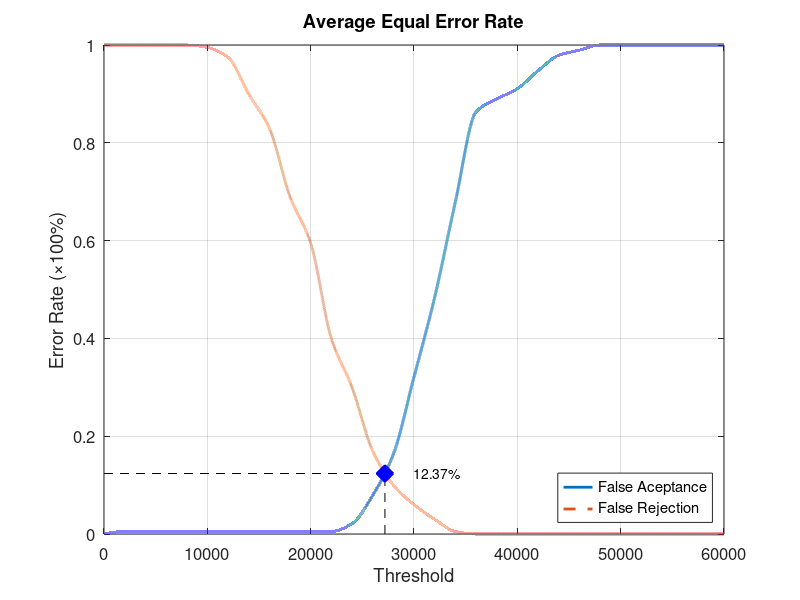
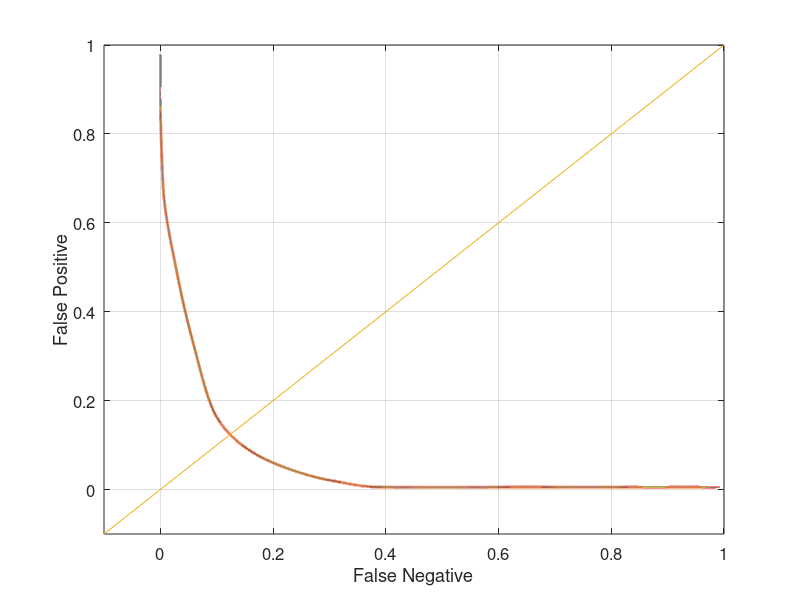

Source code (MATLAB) for these figures, in order:
function yEER = Database3_4
close all;
clear;
clc;
x = 0:2000:60000;
xq = 0:0.5:60000;

y0 = [0 0.00526316 0.00526316 0.00526316 0.00526316 0.00526316 0.00526316 0.00526316 0.00526316 0.00526316 0.00526316 0.00526316 0.0210526 0.0789474 0.163158 0.321053 0.484211 0.678947 0.863158 0.889474 0.910526 0.947368 0.978947 0.989474 1 1 1 1 1 1 1];
yy0 = interp1(x, y0, xq, 'pchip');
y1 = [1 1 1 1 1 0.995 0.975 0.9 0.83 0.69 0.595 0.4 0.3 0.17 0.1 0.06 0.03 0.005 0 0 0 0 0 0 0 0 0 0 0 0 0];
yy1 = interp1(x, y1, xq, 'pchip');

% Calculating EER: 
y2 = abs(y0 - y1);
find(y2 == min(y2))
yy2 = abs(yy0 - yy1);
xEER = find(yy2 == min(yy2));
xEERIndex = xq(xEER) % X-axis EER
yEER = yy0(xEER) % Y-axis EER

main = figure
plot(xq, yy0,'-','LineWidth', 2);	hold on
plot(xq, yy1,'--','LineWidth', 2);	hold on
plot([xEERIndex xEERIndex], [0 yEER], 'k--');	hold on
plot([0 xEERIndex], [yEER yEER], 'k--');	hold on
plot(xEERIndex, yEER, 'bx', 'LineWidth', 10);	hold on
text(xEERIndex + 10 * xEERIndex / 100, yEER, [num2str(round((10000 * yEER)) / 100) '%'])
legend('False Aceptance', 'False Rejection', 'Location', 'SouthEast')
xlabel('Threshold')
ylabel('Error Rate (\times100%)')
title('Average Equal Error Rate')
set(gca, 'FontSize', 12)
axis([0 60000 0 1])
grid on

print(main, 'Database3_4Main', '-dpng');
FNRxFPR = figure('Color', [1 1 1]);
plot(yy1, yy0, '-', yy1, yy0, 'LineWidth', 2);
hold on
y = -0.1:0.1:1
plot(y, y); 
set(gca, 'FontSize', 12)
xlabel('False Negative')
ylabel('False Positive')
axis([-0.1 1 -0.1 1])
set(gca, 'FontSize', 12)
grid on

print(FNRxFPR, 'Database3_4FNRxFPR','-dpng');
end
